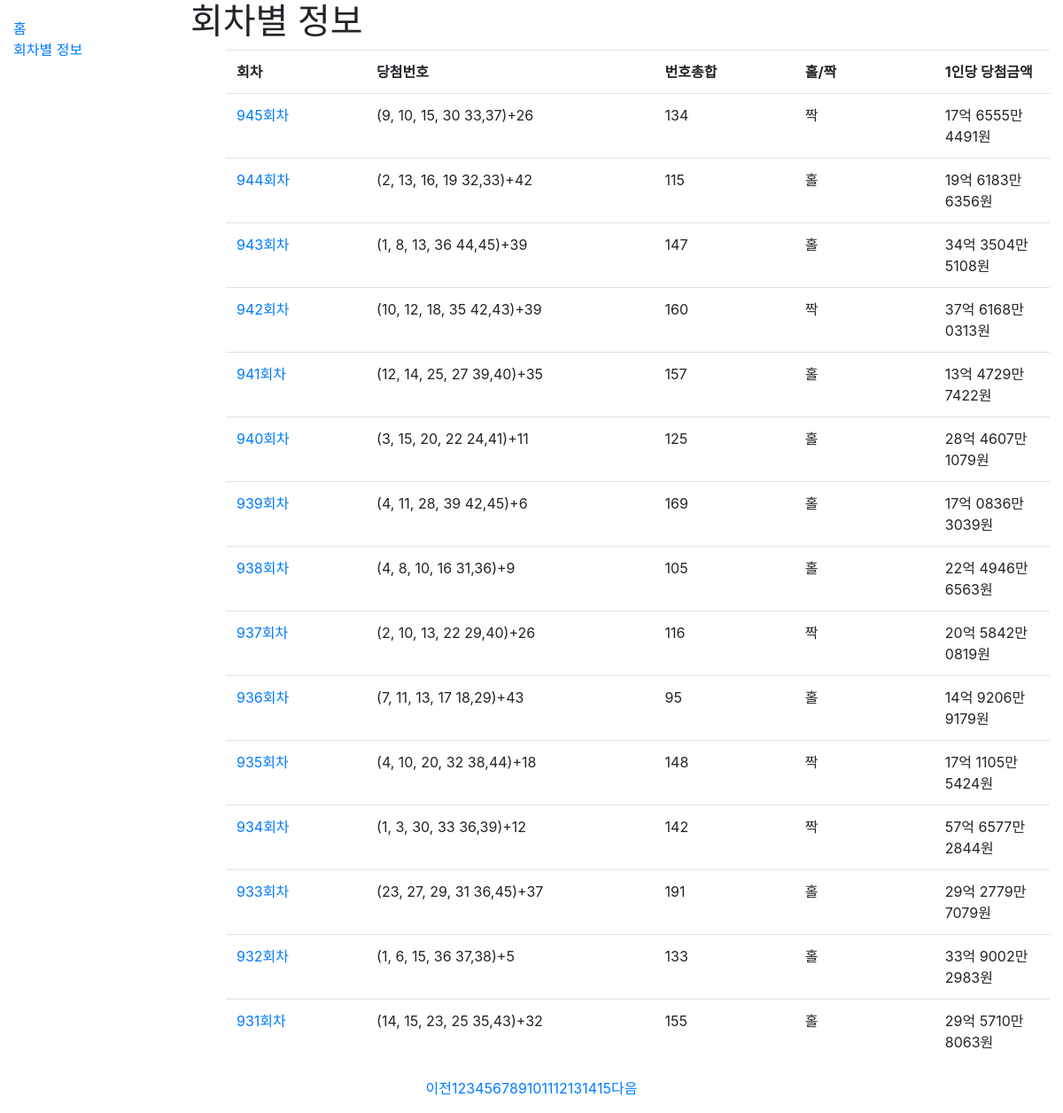
Screenshot of /catalog/rounds/ with the database file from the repository.
### catalog/models.py (models this page shows, shortened)
class Round(models.Model):
    round_num = models.IntegerField(help_text='Number of round', primary_key=True)
    first_win_num = models.IntegerField(help_text='First winning number of the round')
    second_win_num = models.IntegerField(help_text='Second winning number of the round')
    third_win_num = models.IntegerField(help_text='Third winning number of the round')
    fourth_win_num = models.IntegerField(help_text='Fourth winning number of the round')
    fifth_win_num = models.IntegerField(help_text='Fifth winning number of the round')
    sixth_win_num = models.IntegerField(help_text='Sixth winning number of the round')
    bonus_num = models.IntegerField(help_text='Bonus number of the round')
    first_win_money = models.BigIntegerField(help_text='Total winning money for first place')
    second_win_money = models.BigIntegerField(help_text='Total winning money for second place')
    third_win_money = models.BigIntegerField(help_text='Total winning money for third place')
    fourth_win_money = models.BigIntegerField(help_text='Total winning money for fourth place')
    fifth_win_money = models.BigIntegerField(help_text='Total winning money for fifth place')
    num_first_winner = models.IntegerField(help_text='Number of first place winner')
    num_second_winner = models.IntegerField(help_text='Number of second place winner')
    num_third_winner = models.IntegerField(help_text='Number of third place winner')
    num_fourth_winner = models.IntegerField(help_text='Number of fourth place winner')
    num_fifth_winner = models.IntegerField(help_text='Number of fifth place winner')
    num_auto = models.IntegerField(help_text='Number of winner by auto type', blank=True, null=True)
    num_manual = models.IntegerField(help_text='Number of winner by manual type', blank=True, null=True)
    num_halfauto = models.IntegerField(help_text='Number of winner by halfauto type', blank=True, null=True)
    first_stores = models.ManyToManyField('Store', help_text='Stores that won first place', blank=True,
                                          related_name='first_stores')
    second_stores = models.ManyToManyField('Store', help_text='Stores that won second place', blank=True,
                                           related_name='second_stores')
    @property
    def get_win_info(self):
        win_moneys = [self.first_win_money, self.second_win_money, self.third_win_money, self.fourth_win_money,
                    self.fifth_win_money]
        num_winners = [self.num_first_winner, self.num_second_winner, self.num_third_winner, self.num_fourth_winner,
                    self.num_fifth_winner]
        results = []
        for i in range(5):
            info = []
            info.append(i+1)
            info.append(money2readble(win_moneys[i]))
            info.append(money2readble(int(win_moneys[i]/num_winners[i])))
            info.append(num_winners[i])
            results.append(info)
        return results
    def get_num_sum(self):
        return self.first_win_num+self.second_win_num+self.third_win_num+self.fourth_win_num+self.fifth_win_num+self.sixth_win_num
    def get_oddity(self):
        if self.get_num_sum()%2:
            return "홀"
        return "짝"
    def get_absolute_url(self):
        return reverse('round-detail', args=[str(self.round_num)])

### catalog/views.py (the view)
# urls.py: path('rounds/', views.roundListView.as_view(), name='rounds'),
class roundListView(generic.ListView):
    model = Round
    paginate_by = 15
    def get_queryset(self):
        return Round.objects.order_by('-round_num') # 내림차순
    def get_context_data(self, **kwargs):
        context = super(roundListView, self).get_context_data(**kwargs)
        paginator = context['paginator']
        page_numbers_range = 15  # Display only 155 page numbers
        max_index = len(paginator.page_range)
        page = self.request.GET.get('page')
        current_page = int(page) if page else 1
        start_index = int((current_page - 1) / page_numbers_range) * page_numbers_range
        end_index = start_index + page_numbers_range
        if end_index >= max_index:
            end_index = max_index
        page_range = paginator.page_range[start_index:end_index]
        context['page_range'] = page_range
        return context

### catalog/models.py (called while the page is built)
def money2readble(money):
    money=str(money)
    money_len=len(money)
    if money_len<5:
        return money+'원'
    elif money_len<9:
        return money[0:money_len-4]+'만 '+money[money_len-4:money_len]+'원'
    elif money_len<13:
        return money[0:money_len-8]+'억 '+money[money_len-8:money_len-4]+'만 '+money[money_len-4:money_len]+'원'
    elif money_len<17:
        return money[0:money_len-12]+'조 '+money[money_len-12:money_len-8]+'억 '+money[money_len-8:money_len-4]+'만 '+money[money_len-4:money_len]+'원'

### catalog/templates/catalog/round_list.html
{% extends "base_generic.html" %}
{% block content %}
  <h1>회차별 정보</h1>
  {% if round_list %}
  <ul>
    <table class = "table table-hover table-responsive">
      <colgroup>
        <col width="17%">
        <col width="35%">
        <col width="17%" span="2">
        <col width="28%">
      </colgroup>
    <tr>
      <th class="tg-21xh"> 회차 </th>
      <th class="tg-21xh"> 당첨번호 </th>
      <th class="tg-21xh"> 번호총합 </th>
      <th class="tg-21xh"> 홀/짝 </th>
      <th class="tg-21xh"> 1인당 당첨금액 </th>
    </tr>
    {% for round in round_list %}
    <tr>
      <td><a href="{{ round.get_absolute_url }}">{{ round.round_num }}회차</a></td>
      <td>({{ round.first_win_num }}, {{ round.second_win_num }}, {{ round.third_win_num }}, {{ round.fourth_win_num }}
  {{ round.fifth_win_num }},{{ round.sixth_win_num }})+{{ round.bonus_num }}</td>
      <td>{{ round.get_num_sum }}</td>
      <td>{{ round.get_oddity }}</td>
      <td>{{ round.get_win_info.0.2 }}</td>
    </tr>
    {% endfor %}
  </table>
  </ul>
  {% else %}
    <p>There are no rounds in the library.</p>
  {% endif %}
{% endblock %}

### catalog/templates/base_generic.html (shortened to what this page needs)
<!DOCTYPE html>
<html lang="en">
<head>
  <link rel="stylesheet" href="https://stackpath.bootstrapcdn.com/bootstrap/4.1.3/css/bootstrap.min.css">
  {% load static %}
  <link rel="stylesheet" href="{% static 'css/styles.css' %}">
</head>
<body>
  <div class="container-fluid">
    <div class="row">
      <div class="col-sm-2">
      {% block sidebar %}
        <ul class="sidebar-nav">
          <li><a href="{% url 'index' %}">홈</a></li>
          <li><a href="{% url 'rounds' %}">회차별 정보</a></li>
        </ul>
     {% endblock %}
      </div>
      <div class="col-sm-10 ">{% block content %}{% endblock %}</div>
    </div>
  </div>
 {% block pagination %}
      {% if is_paginated %}
                <div class='d-flex'><ul class='pagination mx-auto'>
      {% if page_obj.has_previous %}
        <li>
          <a href="?page={{ page_obj.previous_page_number }}">
            <span>이전</span>
          </a>
        </li>
      {% else %}
        <li class="disabled">
          <a href="#">
            <span>이전</span>
          </a>
        </li>
      {% endif %}
      {% for page in page_range %}
        <li {% if page == page_obj.number %}class="active"{% endif %}>
          <a href="?page={{ page }}">{{ page }}</a>
        </li>
      {% endfor %}
      {% if page_obj.has_next %}
        <li>
          <a href="?page={{ page_obj.next_page_number }}">
            <span>다음</span>
          </a>
        </li>
      {% else %}
        <li {% if not page_obj.has_next %}class="disabled"{% endif %}>
          <a href="#">
            <span>다음</span>
          </a>
        </li>
      {% endif %}
    </ul>
  </div>
  {% endif %}
        {% endblock %}
</body>
</html>

### catalog/static/css/styles.css (style rules this page uses)
.sidebar-nav { margin-top: 20px; padding: 0; list-style: none; }

### rows the page displays
Round: round_num "945", first_win_num "9", second_win_num "10", third_win_num "15", fourth_win_num "30", fifth_win_num "33", sixth_win_num "37", bonus_num "26", get_num_sum "134", get_oddity "짝", get_win_info.0.2 "17억 6555만 4491원"
Round: round_num "944", first_win_num "2", second_win_num "13", third_win_num "16", fourth_win_num "19", fifth_win_num "32", sixth_win_num "33", bonus_num "42", get_num_sum "115", get_oddity "홀", get_win_info.0.2 "19억 6183만 6356원"
Round: round_num "943", first_win_num "1", second_win_num "8", third_win_num "13", fourth_win_num "36", fifth_win_num "44", sixth_win_num "45", bonus_num "39", get_num_sum "147", get_oddity "홀", get_win_info.0.2 "34억 3504만 5108원"
Round: round_num "942", first_win_num "10", second_win_num "12", third_win_num "18", fourth_win_num "35", fifth_win_num "42", sixth_win_num "43", bonus_num "39", get_num_sum "160", get_oddity "짝", get_win_info.0.2 "37억 6168만 0313원"
Round: round_num "941", first_win_num "12", second_win_num "14", third_win_num "25", fourth_win_num "27", fifth_win_num "39", sixth_win_num "40", bonus_num "35", get_num_sum "157", get_oddity "홀", get_win_info.0.2 "13억 4729만 7422원"
Round: round_num "940", first_win_num "3", second_win_num "15", third_win_num "20", fourth_win_num "22", fifth_win_num "24", sixth_win_num "41", bonus_num "11", get_num_sum "125", get_oddity "홀", get_win_info.0.2 "28억 4607만 1079원"
Round: round_num "939", first_win_num "4", second_win_num "11", third_win_num "28", fourth_win_num "39", fifth_win_num "42", sixth_win_num "45", bonus_num "6", get_num_sum "169", get_oddity "홀", get_win_info.0.2 "17억 0836만 3039원"
Round: round_num "938", first_win_num "4", second_win_num "8", third_win_num "10", fourth_win_num "16", fifth_win_num "31", sixth_win_num "36", bonus_num "9", get_num_sum "105", get_oddity "홀", get_win_info.0.2 "22억 4946만 6563원"
Round: round_num "937", first_win_num "2", second_win_num "10", third_win_num "13", fourth_win_num "22", fifth_win_num "29", sixth_win_num "40", bonus_num "26", get_num_sum "116", get_oddity "짝", get_win_info.0.2 "20억 5842만 0819원"
Round: round_num "936", first_win_num "7", second_win_num "11", third_win_num "13", fourth_win_num "17", fifth_win_num "18", sixth_win_num "29", bonus_num "43", get_num_sum "95", get_oddity "홀", get_win_info.0.2 "14억 9206만 9179원"
Round: round_num "935", first_win_num "4", second_win_num "10", third_win_num "20", fourth_win_num "32", fifth_win_num "38", sixth_win_num "44", bonus_num "18", get_num_sum "148", get_oddity "짝", get_win_info.0.2 "17억 1105만 5424원"
Round: round_num "934", first_win_num "1", second_win_num "3", third_win_num "30", fourth_win_num "33", fifth_win_num "36", sixth_win_num "39", bonus_num "12", get_num_sum "142", get_oddity "짝", get_win_info.0.2 "57억 6577만 2844원"
Round: round_num "933", first_win_num "23", second_win_num "27", third_win_num "29", fourth_win_num "31", fifth_win_num "36", sixth_win_num "45", bonus_num "37", get_num_sum "191", get_oddity "홀", get_win_info.0.2 "29억 2779만 7079원"
Round: round_num "932", first_win_num "1", second_win_num "6", third_win_num "15", fourth_win_num "36", fifth_win_num "37", sixth_win_num "38", bonus_num "5", get_num_sum "133", get_oddity "홀", get_win_info.0.2 "33억 9002만 2983원"
Round: round_num "931", first_win_num "14", second_win_num "15", third_win_num "23", fourth_win_num "25", fifth_win_num "35", sixth_win_num "43", bonus_num "32", get_num_sum "155", get_oddity "홀", get_win_info.0.2 "29억 5710만 8063원"

### other values shown
{{ page }} "1" "2" "3" "4" "5" "6" "7" "8" "9" "10" "11" "12" "13" "14" "15"
